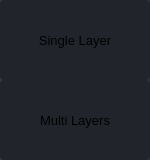
                    <widget class="QFrame" name="leftMenuFrame">
                     <property name="maximumSize">
                      <size>
                       <width>150</width>
                       <height>16777215</height>
                      </size>
                     </property>
                     <property name="styleSheet">
                      <string notr="true">background-color: rgb(50, 55, 68);</string>
                     </property>
                     <property name="frameShape">
                      <enum>QFrame::NoFrame</enum>
                     </property>
                     <property name="frameShadow">
                      <enum>QFrame::Raised</enum>
                     </property>
                     <layout class="QVBoxLayout" name="verticalMenuLayout">
                      <property name="spacing">
                       <number>0</number>
                      </property>
                      <property name="leftMargin">
                       <number>0</number>
                      </property>
                      <property name="topMargin">
                       <number>0</number>
                      </property>
                      <property name="rightMargin">
                       <number>0</number>
                      </property>
                      <property name="bottomMargin">
                       <number>0</number>
                      </property>
                      <item alignment="Qt::AlignTop">
                       <widget class="QFrame" name="topMenu">
                        <property name="frameShape">
                         <enum>QFrame::NoFrame</enum>
                        </property>
                        <property name="frameShadow">
                         <enum>QFrame::Raised</enum>
                        </property>
                        <layout class="QVBoxLayout" name="verticalLayout_8">
                         <property name="spacing">
                          <number>0</number>
                         </property>
                         <property name="leftMargin">
                          <number>0</number>
                         </property>
                         <property name="topMargin">
                          <number>0</number>
                         </property>
                         <property name="rightMargin">
                          <number>0</number>
                         </property>
                         <property name="bottomMargin">
                          <number>0</number>
                         </property>
                         <item>
                          <widget class="QPushButton" name="btn_singleLayer">
                           <property name="sizePolicy">
                            <sizepolicy hsizetype="Expanding" vsizetype="Fixed">
                             <horstretch>0</horstretch>
                             <verstretch>0</verstretch>
                            </sizepolicy>
                           </property>
                           <property name="minimumSize">
                            <size>
                             <width>0</width>
                             <height>80</height>
                            </size>
                           </property>
                           <property name="font">
                            <font>
                             <family>Segoe UI</family>
                             <pointsize>10</pointsize>
                             <weight>50</weight>
                             <italic>false</italic>
                             <bold>false</bold>
                            </font>
                           </property>
                           <property name="cursor">
                            <cursorShape>PointingHandCursor</cursorShape>
                           </property>
                           <property name="layoutDirection">
                            <enum>Qt::LeftToRight</enum>
                           </property>
                           <property name="styleSheet">
                            <string notr="true">background-color: rgb(33, 37, 43);
text-align: center; 
border-radius: 4px;</string>
                           </property>
                           <property name="text">
                            <string>Single Layer</string>
                           </property>
                           <property name="iconSize">
                            <size>
                             <width>24</width>
                             <height>16</height>
                            </size>
                           </property>
                          </widget>
                         </item>
                         <item>
                          <widget class="QPushButton" name="btn_multiLayers">
                           <property name="sizePolicy">
                            <sizepolicy hsizetype="Expanding" vsizetype="Fixed">
                             <horstretch>0</horstretch>
                             <verstretch>0</verstretch>
                            </sizepolicy>
                           </property>
                           <property name="minimumSize">
                            <size>
                             <width>0</width>
                             <height>80</height>
                            </size>
                           </property>
                           <property name="font">
                            <font>
                             <family>Segoe UI</family>
                             <pointsize>10</pointsize>
                             <weight>50</weight>
                             <italic>false</italic>
                             <bold>false</bold>
                            </font>
                           </property>
                           <property name="cursor">
                            <cursorShape>PointingHandCursor</cursorShape>
                           </property>
                           <property name="layoutDirection">
                            <enum>Qt::LeftToRight</enum>
                           </property>
                           <property name="styleSheet">
                            <string notr="true">background-color:rgb(33, 37, 43);
text-align: center; 
border-radius: 4px;
border-style: solid;

</string>
                           </property>
                           <property name="text">
                            <string>Multi Layers</string>
                           </property>
                          </widget>
                         </item>
                        </layout>
                       </widget>
                      </item>
                     </layout>
                    </widget>
